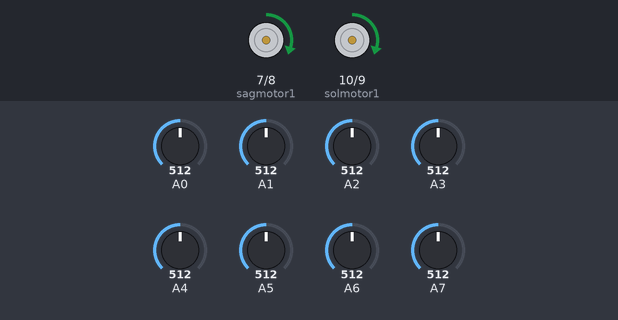
A sketch run on a simulated Arduino Nano, built with avr-gcc and run on an emulated ATmega328P. Parts: motor-driver pin pairs drawn as motors (green arrow = first pin HIGH = forward, orange = second pin HIGH = backward, longer = more drive, scaled by the enable pin). The inputs (shaded band) are chosen by the test bench; at power-on: A0 = 512, A7 = 512, A1 = 512, A6 = 512, A2 = 512, A3 = 512, A4 = 512, A5 = 512.

Above: at 14.0 s.
14.1 s: A0 set to 30
At 14.31 s:
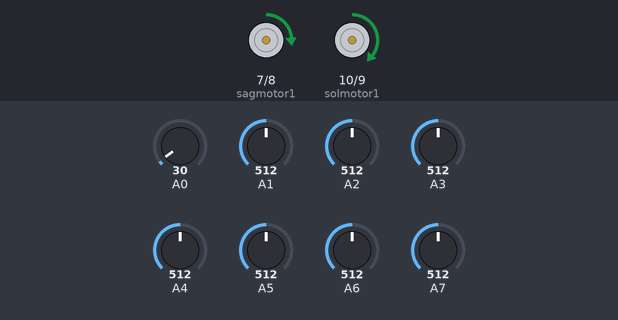
17.1 s: A0 set to 810
18.6 s: A7 set to 239
At 19.8 s:
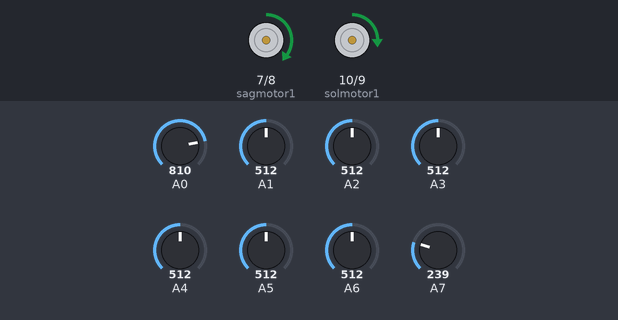
20.1 s: A7 set to 209
23.1 s: A1 set to 716
26.1 s: A6 set to 30
Timing chart, 0 to 30.1 s (numbered marks = the images above; inputs shaded):
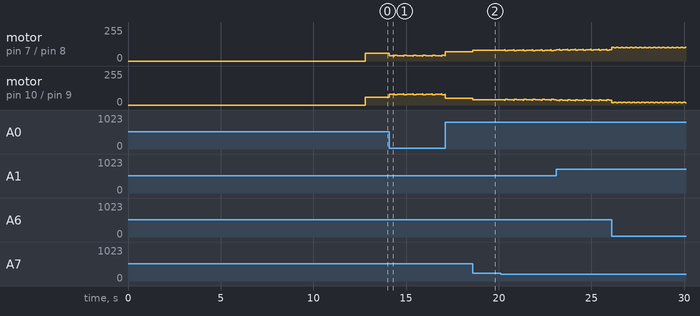

Measured:
- after the input at 18.6 s, motor on pin 7 (sagmotor1) / pin 8 (sagmotor2): forward 69/255 → forward 79/255 at once; motor on pin 10 (solmotor1) / pin 9 (solmotor2): forward 51/255 → forward 41/255 at once

The sketch:

_izgi_izleyen.ino
```cpp
#include <QTRSensors.h>


#define tabanhiz 60
#define sagmotor1 7
#define sagmotor2 8
#define sagmotorpwmpin 6
#define solmotor1 10
#define solmotor2 9
#define solmotorpwmpin 11
#define MZ80 3

#define LED 13

QTRSensorsAnalog qtra((unsigned char[]) { A7, A6, A5, A4, A3, A2, A1, A0} , 8);
unsigned int sensors[8];

float Kp = 0.04;
float Kd = 0.21;
float Ki = 0.0001;
int integral = 0;
int ekhiz = 0;
int sonhata = 0;
int hata = 0;
int dik = 0;
byte K=0;
int sagmotorpwm = 0;
int solmotorpwm = 0;
int engel = 0;
unsigned char zemin = 0;
int cizgisay = 0;
long baslamazamani = 0;
long doksanzamani = 500;
long yuzyirmizamani = 700;

void setup() {

pinMode(sagmotor1, OUTPUT);
pinMode(sagmotor2, OUTPUT);
pinMode(sagmotorpwmpin, OUTPUT);
pinMode(solmotor1, OUTPUT);
pinMode(solmotor2, OUTPUT);
pinMode(solmotorpwmpin, OUTPUT);
pinMode(MZ80, INPUT);
delay (1000);

digitalWrite(LED, HIGH);

//for(int i = 0; i < 150; i++){
//  if(0 <= i && i<5) hafifsagadon();
//  if(5 <= i && i<15) hafifsoladon();
//  if(15 <= i && i<25) hafifsagadon();
//  if(25 <= i && i<35) hafifsoladon();
//  if(35 <= i && i<40) hafifsagadon();
//  if(45 <= i && i<50) hafifsoladon();
//
//  if (i >= 50){
//    frenle(1);
//    delay(3);
//  }
//  qtra.calibrate();
//  delay(1);
//  }

for(int i=0; i<300; i++)
{
   qtra.calibrate();
   delay(1);
}

flashyap();
//
//while(digitalRead(MZ80) == LOW) {
//  frenle(1);
//}
Serial.begin(9600);
}
void loop() {
sensoroku();
yol_ayrimi();
sag_sol_90();
sag_sol_120();
//engeldenatla();
dikcizgioku();
if(cizgisay==7) frenle(10000);


//Serial.println(hata); delay(50);
//
//if(200<(millis()-doksanzamani) && (millis()-doksanzamani)<1200) ekhiz=100;
//if(1200<(millis()-doksanzamani) && (millis()-doksanzamani)<2400) ekhiz=-30;
//if(2400<(millis()-doksanzamani) && (millis()-doksanzamani)<5000) ekhiz=100;

integral += hata;
if(abs(hata)<500) integral = 0;
int duzeltmehizi = Kp * hata + Kd * Kd * (hata - sonhata) + Ki * integral;
sonhata = hata;

sagmotorpwm = tabanhiz + duzeltmehizi + ekhiz ;
solmotorpwm = tabanhiz - duzeltmehizi + ekhiz ;

sagmotorpwm = constrain(sagmotorpwm, -50, 254);
solmotorpwm = constrain(solmotorpwm, -50, 254);
motorkontrol(solmotorpwm, sagmotorpwm);

}

void motorkontrol(int solmotorpwm, int sagmotorpwm){
  if (sagmotorpwm <= 0){
    sagmotorpwm = abs(sagmotorpwm);
    digitalWrite(sagmotor1, LOW);
    digitalWrite(sagmotor2, HIGH);
    analogWrite(sagmotorpwmpin, sagmotorpwm);
  }
  else{
    digitalWrite(sagmotor1, HIGH);
    digitalWrite(sagmotor2, LOW);
    analogWrite(sagmotorpwmpin, sagmotorpwm);
  }
  if ( solmotorpwm <=0){
    solmotorpwm = abs(solmotorpwm);
    digitalWrite(solmotor1, LOW);
    digitalWrite(solmotor2, LOW);
    analogWrite(solmotorpwmpin, solmotorpwm);
  }
  else{
    digitalWrite(solmotor1, HIGH);
    digitalWrite(solmotor2, LOW);
    analogWrite(solmotorpwmpin, solmotorpwm);
  }
}

void frenle(int bekle){motorkontrol(0,0); delay(bekle);}

void hafifsagadon() {motorkontrol(50, -50);}

void hafifsoladon() {motorkontrol(-50, 50);}

void sensoroku(){
  unsigned int position = qtra.readLine(sensors,1,zemin);
  hata= position-3500;

  if(sensors[0]<100 && sensors[7]<100) {zemin=0;}
  if(sensors[0]>750 && sensors[7]>750) {zemin=1;}
}

void flashyap(){
  for(int x = 0; x<10; x++){
    digitalWrite(LED, HIGH);
    delay(200);
    digitalWrite(LED, LOW);
    delay(200);
  }
}

void dikcizgioku(){
  if(sensors[0]<100 && sensors[1]<100 && sensors[2]<100 && sensors[3]<100 && sensors[4]<100 && sensors[5]<100 && sensors[6]<100 && sensors[7]<100){
       cizgisay++; delay(50);
     }
}

void sag_sol_90(){
  if(sensors[0]<100 && sensors[1]<100 && sensors[2]<100 && sensors[3]<100 && sensors[6]>500 && sensors[7]>700 ){
      motorkontrol(-250, -100); delay(25);
      doksanzamani=millis();

      do{sensoroku(); motorkontrol(200, -50);}
      while(hata==-3500);
  }
  if(sensors[7]<100 && sensors[6]<100 && sensors[5]<100 && sensors[4]<100 && sensors[1]>500 && sensors[0]>700 ){
      motorkontrol(-100, -250); delay(25);
      doksanzamani=millis();

      do{sensoroku(); motorkontrol(-50, 200);}
      while(hata==3500);
  }

}

void yol_ayrimi(){
  if(sensors[0]>800 && sensors[2]>600 && sensors[3]>100 && sensors[4]>200 && sensors[5]>600 && sensors[7]>800 ){
    motorkontrol(180,80); delay(300);
    sag_sol_90();
}
}

void engeldenatla(){
  if(digitalRead(MZ80)==LOW){
    engel++;
    if(engel==1){
    motorkontrol(150,0); delay(80);
//    motorkontrol(150, 150); delay(100);
    motorkontrol(0,150); delay(80);
    do{sensoroku(); motorkontrol(150,120);}
    while(hata==0);
    for(int i=0; i<100; i++){sensoroku(); motorkontrol(solmotorpwm, sagmotorpwm); delay(1);}
//    motorkontrol(150,150); delay(200);
    motorkontrol(0,150); delay(210);
//    motorkontrol(150,150); delay(800);
//    motorkontrol(150,0); delay(100);
    do{sensoroku(); motorkontrol(150,150);}
    while(hata==0);
    engel++;
    }}
}

void sag_sol_120(){
if(sensors[0]<500 && sensors[3]<100 && sensors[4]<100 && sensors[5]<100 && sensors[7] > 700){
  motorkontrol(-200, -250); delay(25);
  yuzyirmizamani = millis();

      do{sensoroku(); motorkontrol(200, -50);}
      while(hata==-3500);
}
if(sensors[7]<500 &&sensors[4]<100 && sensors[3]<100 && sensors[2]<100 && sensors[0] > 700){
  motorkontrol(-250, -200); delay(25);
  yuzyirmizamani = millis();

      do{sensoroku(); motorkontrol(-50, 200);}
      while(hata==3500);
}
}
/*void okuveyaz(){
  for(unsigned char i = 0; i<8; i++){
    Serial.print(sensors[i]);
    Serial.print('\t');
  }
  Serial.println();
  delay(250);
}*/
```
